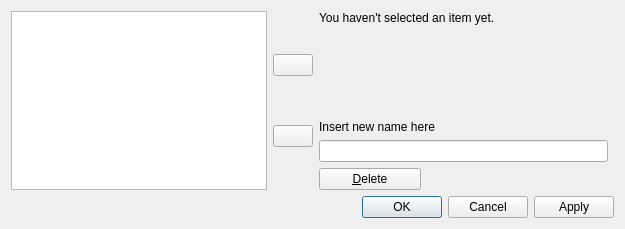
<?xml version="1.0" encoding="UTF-8"?>
<ui version="4.0">
 <class>ModifyDialog</class>
 <widget class="QDialog" name="ModifyDialog">
  <property name="geometry">
   <rect>
    <x>0</x>
    <y>0</y>
    <width>625</width>
    <height>229</height>
   </rect>
  </property>
  <property name="windowTitle">
   <string>Modify series...</string>
  </property>
  <property name="windowIcon">
   <iconset resource="resources.qrc">
    <normaloff>:/icons/imgs/series_.png</normaloff>:/icons/imgs/series_.png</iconset>
  </property>
  <property name="styleSheet">
   <string notr="true">QLabel, QLineEdit{
	max-width: 1000px;
}

#btnDelete{
	max-width: 100px;
}</string>
  </property>
  <layout class="QGridLayout" name="gridLayout">
   <item row="4" column="1" colspan="2">
    <widget class="QDialogButtonBox" name="btbButtons">
     <property name="orientation">
      <enum>Qt::Horizontal</enum>
     </property>
     <property name="standardButtons">
      <set>QDialogButtonBox::Apply|QDialogButtonBox::Cancel|QDialogButtonBox::Ok</set>
     </property>
     <property name="centerButtons">
      <bool>false</bool>
     </property>
    </widget>
   </item>
   <item row="0" column="0">
    <layout class="QHBoxLayout" name="horizontalLayout">
     <item>
      <widget class="QListWidget" name="lstSeries"/>
     </item>
     <item>
      <layout class="QVBoxLayout" name="verticalLayout">
       <item>
        <widget class="QPushButton" name="btnUp">
         <property name="text">
          <string/>
         </property>
         <property name="icon">
          <iconset resource="resources.qrc">
           <normaloff>:/icons/imgs/up_arrow.png</normaloff>:/icons/imgs/up_arrow.png</iconset>
         </property>
        </widget>
       </item>
       <item>
        <widget class="QPushButton" name="btnDown">
         <property name="text">
          <string notr="true"/>
         </property>
         <property name="icon">
          <iconset resource="resources.qrc">
           <normaloff>:/icons/imgs/down_arrow.png</normaloff>:/icons/imgs/down_arrow.png</iconset>
         </property>
        </widget>
       </item>
      </layout>
     </item>
    </layout>
   </item>
   <item row="0" column="1">
    <layout class="QVBoxLayout" name="verticalLayout_2">
     <item>
      <widget class="QLabel" name="lblActiveItem">
       <property name="lineWidth">
        <number>1</number>
       </property>
       <property name="text">
        <string>&lt;html&gt;&lt;head/&gt;&lt;body&gt;&lt;p&gt;You haven't selected an item yet.&lt;/p&gt;&lt;/body&gt;&lt;/html&gt;</string>
       </property>
       <property name="alignment">
        <set>Qt::AlignLeading|Qt::AlignLeft|Qt::AlignTop</set>
       </property>
      </widget>
     </item>
     <item>
      <widget class="QLabel" name="lblName">
       <property name="text">
        <string>Insert new name here</string>
       </property>
       <property name="alignment">
        <set>Qt::AlignBottom|Qt::AlignLeading|Qt::AlignLeft</set>
       </property>
      </widget>
     </item>
     <item>
      <widget class="QLineEdit" name="txtNewName"/>
     </item>
     <item>
      <widget class="QPushButton" name="btnDelete">
       <property name="layoutDirection">
        <enum>Qt::LeftToRight</enum>
       </property>
       <property name="text">
        <string>&amp;Delete</string>
       </property>
       <property name="icon">
        <iconset resource="resources.qrc">
         <normaloff>:/icons/imgs/delSeries.png</normaloff>:/icons/imgs/delSeries.png</iconset>
       </property>
      </widget>
     </item>
    </layout>
   </item>
  </layout>
 </widget>
 <resources>
  <include location="resources.qrc"/>
 </resources>
 <connections>
  <connection>
   <sender>btbButtons</sender>
   <signal>accepted()</signal>
   <receiver>ModifyDialog</receiver>
   <slot>accept()</slot>
   <hints>
    <hint type="sourcelabel">
     <x>248</x>
     <y>254</y>
    </hint>
    <hint type="destinationlabel">
     <x>157</x>
     <y>274</y>
    </hint>
   </hints>
  </connection>
  <connection>
   <sender>btbButtons</sender>
   <signal>rejected()</signal>
   <receiver>ModifyDialog</receiver>
   <slot>reject()</slot>
   <hints>
    <hint type="sourcelabel">
     <x>316</x>
     <y>260</y>
    </hint>
    <hint type="destinationlabel">
     <x>286</x>
     <y>274</y>
    </hint>
   </hints>
  </connection>
 </connections>
</ui>
